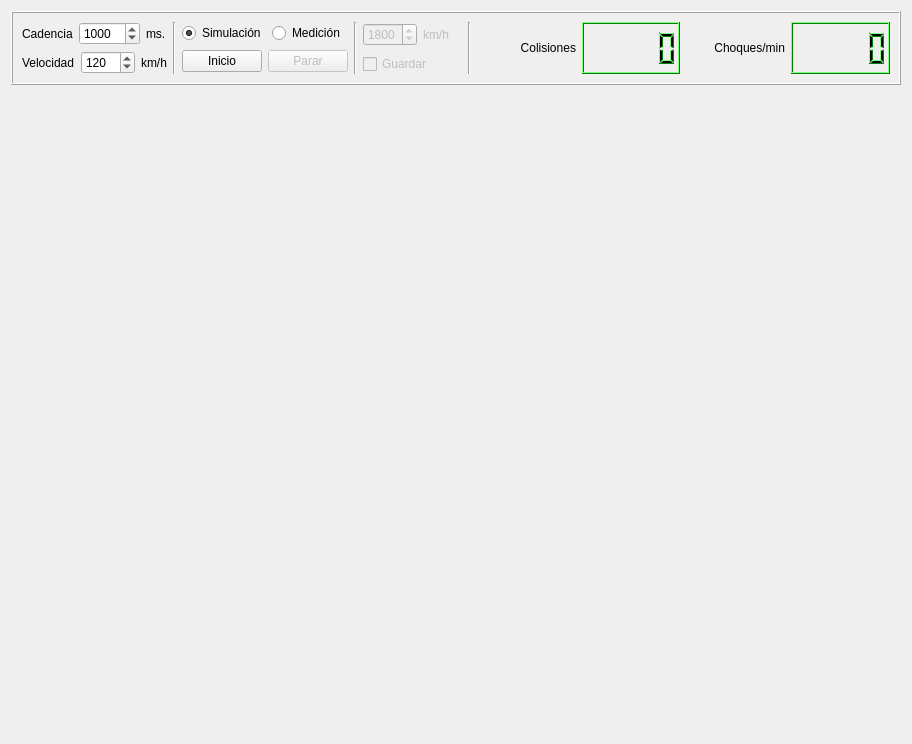
<?xml version="1.0" encoding="UTF-8"?>
<ui version="4.0">
 <class>Widget</class>
 <widget class="QWidget" name="Widget">
  <property name="geometry">
   <rect>
    <x>0</x>
    <y>0</y>
    <width>912</width>
    <height>744</height>
   </rect>
  </property>
  <property name="windowTitle">
   <string>Crash Simulator</string>
  </property>
  <property name="windowIcon">
   <iconset resource="images.qrc">
    <normaloff>:/traffic_lights.png</normaloff>:/traffic_lights.png</iconset>
  </property>
  <layout class="QVBoxLayout" name="verticalLayout_4">
   <item>
    <widget class="QFrame" name="frame">
     <property name="frameShape">
      <enum>QFrame::Box</enum>
     </property>
     <property name="frameShadow">
      <enum>QFrame::Raised</enum>
     </property>
     <layout class="QHBoxLayout" name="horizontalLayout">
      <item>
       <layout class="QVBoxLayout" name="verticalLayout_2">
        <item>
         <layout class="QHBoxLayout" name="horizontalLayout_5">
          <item>
           <widget class="QLabel" name="label">
            <property name="text">
             <string>Cadencia</string>
            </property>
           </widget>
          </item>
          <item>
           <widget class="QSpinBox" name="spinInterval">
            <property name="accelerated">
             <bool>true</bool>
            </property>
            <property name="minimum">
             <number>10</number>
            </property>
            <property name="maximum">
             <number>10000</number>
            </property>
            <property name="value">
             <number>1000</number>
            </property>
           </widget>
          </item>
          <item>
           <widget class="QLabel" name="label_2">
            <property name="text">
             <string>ms.</string>
            </property>
           </widget>
          </item>
         </layout>
        </item>
        <item>
         <layout class="QHBoxLayout" name="horizontalLayout_6">
          <item>
           <widget class="QLabel" name="label_3">
            <property name="text">
             <string>Velocidad</string>
            </property>
           </widget>
          </item>
          <item>
           <widget class="QSpinBox" name="spinSpeed">
            <property name="accelerated">
             <bool>true</bool>
            </property>
            <property name="minimum">
             <number>36</number>
            </property>
            <property name="maximum">
             <number>3600</number>
            </property>
            <property name="singleStep">
             <number>10</number>
            </property>
            <property name="value">
             <number>120</number>
            </property>
           </widget>
          </item>
          <item>
           <widget class="QLabel" name="label_4">
            <property name="text">
             <string>km/h</string>
            </property>
           </widget>
          </item>
         </layout>
        </item>
       </layout>
      </item>
      <item>
       <widget class="Line" name="line">
        <property name="orientation">
         <enum>Qt::Vertical</enum>
        </property>
       </widget>
      </item>
      <item>
       <layout class="QVBoxLayout" name="verticalLayout">
        <item>
         <layout class="QHBoxLayout" name="horizontalLayout_3">
          <item>
           <widget class="QRadioButton" name="rdSimulate">
            <property name="text">
             <string>Simulación</string>
            </property>
            <property name="checked">
             <bool>true</bool>
            </property>
           </widget>
          </item>
          <item>
           <widget class="QRadioButton" name="rdMeasure">
            <property name="text">
             <string>Medición</string>
            </property>
           </widget>
          </item>
         </layout>
        </item>
        <item>
         <layout class="QHBoxLayout" name="horizontalLayout_4">
          <item>
           <widget class="QPushButton" name="btStart">
            <property name="text">
             <string>Inicio</string>
            </property>
           </widget>
          </item>
          <item>
           <widget class="QPushButton" name="btStop">
            <property name="enabled">
             <bool>false</bool>
            </property>
            <property name="text">
             <string>Parar</string>
            </property>
           </widget>
          </item>
         </layout>
        </item>
       </layout>
      </item>
      <item>
       <widget class="Line" name="line_3">
        <property name="orientation">
         <enum>Qt::Vertical</enum>
        </property>
       </widget>
      </item>
      <item>
       <layout class="QVBoxLayout" name="verticalLayout_3">
        <item>
         <layout class="QHBoxLayout" name="horizontalLayout_7">
          <item>
           <widget class="QSpinBox" name="spFalseSpeed">
            <property name="enabled">
             <bool>false</bool>
            </property>
            <property name="minimum">
             <number>600</number>
            </property>
            <property name="maximum">
             <number>3600</number>
            </property>
            <property name="singleStep">
             <number>120</number>
            </property>
            <property name="value">
             <number>1800</number>
            </property>
           </widget>
          </item>
          <item>
           <widget class="QLabel" name="lbFalseUnits">
            <property name="enabled">
             <bool>false</bool>
            </property>
            <property name="text">
             <string>km/h</string>
            </property>
           </widget>
          </item>
         </layout>
        </item>
        <item>
         <widget class="QCheckBox" name="cbLog">
          <property name="enabled">
           <bool>false</bool>
          </property>
          <property name="text">
           <string>Guardar</string>
          </property>
         </widget>
        </item>
       </layout>
      </item>
      <item>
       <widget class="Line" name="line_2">
        <property name="orientation">
         <enum>Qt::Vertical</enum>
        </property>
       </widget>
      </item>
      <item>
       <widget class="QLabel" name="label_5">
        <property name="text">
         <string>Colisiones</string>
        </property>
        <property name="alignment">
         <set>Qt::AlignRight|Qt::AlignTrailing|Qt::AlignVCenter</set>
        </property>
       </widget>
      </item>
      <item>
       <widget class="QLCDNumber" name="lcdCollisions">
        <property name="palette">
         <palette>
          <active>
           <colorrole role="WindowText">
            <brush brushstyle="SolidPattern">
             <color alpha="255">
              <red>0</red>
              <green>0</green>
              <blue>0</blue>
             </color>
            </brush>
           </colorrole>
           <colorrole role="Button">
            <brush brushstyle="SolidPattern">
             <color alpha="255">
              <red>0</red>
              <green>255</green>
              <blue>0</blue>
             </color>
            </brush>
           </colorrole>
           <colorrole role="Light">
            <brush brushstyle="SolidPattern">
             <color alpha="255">
              <red>127</red>
              <green>255</green>
              <blue>127</blue>
             </color>
            </brush>
           </colorrole>
           <colorrole role="Midlight">
            <brush brushstyle="SolidPattern">
             <color alpha="255">
              <red>63</red>
              <green>255</green>
              <blue>63</blue>
             </color>
            </brush>
           </colorrole>
           <colorrole role="Dark">
            <brush brushstyle="SolidPattern">
             <color alpha="255">
              <red>0</red>
              <green>127</green>
              <blue>0</blue>
             </color>
            </brush>
           </colorrole>
           <colorrole role="Mid">
            <brush brushstyle="SolidPattern">
             <color alpha="255">
              <red>0</red>
              <green>170</green>
              <blue>0</blue>
             </color>
            </brush>
           </colorrole>
           <colorrole role="Text">
            <brush brushstyle="SolidPattern">
             <color alpha="255">
              <red>0</red>
              <green>0</green>
              <blue>0</blue>
             </color>
            </brush>
           </colorrole>
           <colorrole role="BrightText">
            <brush brushstyle="SolidPattern">
             <color alpha="255">
              <red>255</red>
              <green>255</green>
              <blue>255</blue>
             </color>
            </brush>
           </colorrole>
           <colorrole role="ButtonText">
            <brush brushstyle="SolidPattern">
             <color alpha="255">
              <red>0</red>
              <green>0</green>
              <blue>0</blue>
             </color>
            </brush>
           </colorrole>
           <colorrole role="Base">
            <brush brushstyle="SolidPattern">
             <color alpha="255">
              <red>255</red>
              <green>255</green>
              <blue>255</blue>
             </color>
            </brush>
           </colorrole>
           <colorrole role="Window">
            <brush brushstyle="SolidPattern">
             <color alpha="255">
              <red>0</red>
              <green>255</green>
              <blue>0</blue>
             </color>
            </brush>
           </colorrole>
           <colorrole role="Shadow">
            <brush brushstyle="SolidPattern">
             <color alpha="255">
              <red>0</red>
              <green>0</green>
              <blue>0</blue>
             </color>
            </brush>
           </colorrole>
           <colorrole role="AlternateBase">
            <brush brushstyle="SolidPattern">
             <color alpha="255">
              <red>127</red>
              <green>255</green>
              <blue>127</blue>
             </color>
            </brush>
           </colorrole>
           <colorrole role="ToolTipBase">
            <brush brushstyle="SolidPattern">
             <color alpha="255">
              <red>255</red>
              <green>255</green>
              <blue>220</blue>
             </color>
            </brush>
           </colorrole>
           <colorrole role="ToolTipText">
            <brush brushstyle="SolidPattern">
             <color alpha="255">
              <red>0</red>
              <green>0</green>
              <blue>0</blue>
             </color>
            </brush>
           </colorrole>
          </active>
          <inactive>
           <colorrole role="WindowText">
            <brush brushstyle="SolidPattern">
             <color alpha="255">
              <red>0</red>
              <green>0</green>
              <blue>0</blue>
             </color>
            </brush>
           </colorrole>
           <colorrole role="Button">
            <brush brushstyle="SolidPattern">
             <color alpha="255">
              <red>0</red>
              <green>255</green>
              <blue>0</blue>
             </color>
            </brush>
           </colorrole>
           <colorrole role="Light">
            <brush brushstyle="SolidPattern">
             <color alpha="255">
              <red>127</red>
              <green>255</green>
              <blue>127</blue>
             </color>
            </brush>
           </colorrole>
           <colorrole role="Midlight">
            <brush brushstyle="SolidPattern">
             <color alpha="255">
              <red>63</red>
              <green>255</green>
              <blue>63</blue>
             </color>
            </brush>
           </colorrole>
           <colorrole role="Dark">
            <brush brushstyle="SolidPattern">
             <color alpha="255">
              <red>0</red>
              <green>127</green>
              <blue>0</blue>
             </color>
            </brush>
           </colorrole>
           <colorrole role="Mid">
            <brush brushstyle="SolidPattern">
             <color alpha="255">
              <red>0</red>
              <green>170</green>
              <blue>0</blue>
             </color>
            </brush>
           </colorrole>
           <colorrole role="Text">
            <brush brushstyle="SolidPattern">
             <color alpha="255">
              <red>0</red>
              <green>0</green>
              <blue>0</blue>
             </color>
            </brush>
           </colorrole>
           <colorrole role="BrightText">
            <brush brushstyle="SolidPattern">
             <color alpha="255">
              <red>255</red>
              <green>255</green>
              <blue>255</blue>
             </color>
            </brush>
           </colorrole>
           <colorrole role="ButtonText">
            <brush brushstyle="SolidPattern">
             <color alpha="255">
              <red>0</red>
              <green>0</green>
              <blue>0</blue>
             </color>
            </brush>
           </colorrole>
           <colorrole role="Base">
            <brush brushstyle="SolidPattern">
             <color alpha="255">
              <red>255</red>
              <green>255</green>
              <blue>255</blue>
             </color>
            </brush>
           </colorrole>
           <colorrole role="Window">
            <brush brushstyle="SolidPattern">
             <color alpha="255">
              <red>0</red>
              <green>255</green>
              <blue>0</blue>
             </color>
            </brush>
           </colorrole>
           <colorrole role="Shadow">
            <brush brushstyle="SolidPattern">
             <color alpha="255">
              <red>0</red>
              <green>0</green>
              <blue>0</blue>
             </color>
            </brush>
           </colorrole>
           <colorrole role="AlternateBase">
            <brush brushstyle="SolidPattern">
             <color alpha="255">
              <red>127</red>
              <green>255</green>
              <blue>127</blue>
             </color>
            </brush>
           </colorrole>
           <colorrole role="ToolTipBase">
            <brush brushstyle="SolidPattern">
             <color alpha="255">
              <red>255</red>
              <green>255</green>
              <blue>220</blue>
             </color>
            </brush>
           </colorrole>
           <colorrole role="ToolTipText">
            <brush brushstyle="SolidPattern">
             <color alpha="255">
              <red>0</red>
              <green>0</green>
              <blue>0</blue>
             </color>
            </brush>
           </colorrole>
          </inactive>
          <disabled>
           <colorrole role="WindowText">
            <brush brushstyle="SolidPattern">
             <color alpha="255">
              <red>0</red>
              <green>127</green>
              <blue>0</blue>
             </color>
            </brush>
           </colorrole>
           <colorrole role="Button">
            <brush brushstyle="SolidPattern">
             <color alpha="255">
              <red>0</red>
              <green>255</green>
              <blue>0</blue>
             </color>
            </brush>
           </colorrole>
           <colorrole role="Light">
            <brush brushstyle="SolidPattern">
             <color alpha="255">
              <red>127</red>
              <green>255</green>
              <blue>127</blue>
             </color>
            </brush>
           </colorrole>
           <colorrole role="Midlight">
            <brush brushstyle="SolidPattern">
             <color alpha="255">
              <red>63</red>
              <green>255</green>
              <blue>63</blue>
             </color>
            </brush>
           </colorrole>
           <colorrole role="Dark">
            <brush brushstyle="SolidPattern">
             <color alpha="255">
              <red>0</red>
              <green>127</green>
              <blue>0</blue>
             </color>
            </brush>
           </colorrole>
           <colorrole role="Mid">
            <brush brushstyle="SolidPattern">
             <color alpha="255">
              <red>0</red>
              <green>170</green>
              <blue>0</blue>
             </color>
            </brush>
           </colorrole>
           <colorrole role="Text">
            <brush brushstyle="SolidPattern">
             <color alpha="255">
              <red>0</red>
              <green>127</green>
              <blue>0</blue>
             </color>
            </brush>
           </colorrole>
           <colorrole role="BrightText">
            <brush brushstyle="SolidPattern">
             <color alpha="255">
              <red>255</red>
              <green>255</green>
              <blue>255</blue>
             </color>
            </brush>
           </colorrole>
           <colorrole role="ButtonText">
            <brush brushstyle="SolidPattern">
             <color alpha="255">
              <red>0</red>
              <green>127</green>
              <blue>0</blue>
             </color>
            </brush>
           </colorrole>
           <colorrole role="Base">
            <brush brushstyle="SolidPattern">
             <color alpha="255">
              <red>0</red>
              <green>255</green>
              <blue>0</blue>
             </color>
            </brush>
           </colorrole>
           <colorrole role="Window">
            <brush brushstyle="SolidPattern">
             <color alpha="255">
              <red>0</red>
              <green>255</green>
              <blue>0</blue>
             </color>
            </brush>
           </colorrole>
           <colorrole role="Shadow">
            <brush brushstyle="SolidPattern">
             <color alpha="255">
              <red>0</red>
              <green>0</green>
              <blue>0</blue>
             </color>
            </brush>
           </colorrole>
           <colorrole role="AlternateBase">
            <brush brushstyle="SolidPattern">
             <color alpha="255">
              <red>0</red>
              <green>255</green>
              <blue>0</blue>
             </color>
            </brush>
           </colorrole>
           <colorrole role="ToolTipBase">
            <brush brushstyle="SolidPattern">
             <color alpha="255">
              <red>255</red>
              <green>255</green>
              <blue>220</blue>
             </color>
            </brush>
           </colorrole>
           <colorrole role="ToolTipText">
            <brush brushstyle="SolidPattern">
             <color alpha="255">
              <red>0</red>
              <green>0</green>
              <blue>0</blue>
             </color>
            </brush>
           </colorrole>
          </disabled>
         </palette>
        </property>
       </widget>
      </item>
      <item>
       <widget class="QLabel" name="label_6">
        <property name="text">
         <string>Choques/min</string>
        </property>
        <property name="alignment">
         <set>Qt::AlignRight|Qt::AlignTrailing|Qt::AlignVCenter</set>
        </property>
       </widget>
      </item>
      <item>
       <widget class="QLCDNumber" name="lcdAverage">
        <property name="palette">
         <palette>
          <active>
           <colorrole role="WindowText">
            <brush brushstyle="SolidPattern">
             <color alpha="255">
              <red>0</red>
              <green>0</green>
              <blue>0</blue>
             </color>
            </brush>
           </colorrole>
           <colorrole role="Button">
            <brush brushstyle="SolidPattern">
             <color alpha="255">
              <red>0</red>
              <green>255</green>
              <blue>0</blue>
             </color>
            </brush>
           </colorrole>
           <colorrole role="Light">
            <brush brushstyle="SolidPattern">
             <color alpha="255">
              <red>127</red>
              <green>255</green>
              <blue>127</blue>
             </color>
            </brush>
           </colorrole>
           <colorrole role="Midlight">
            <brush brushstyle="SolidPattern">
             <color alpha="255">
              <red>63</red>
              <green>255</green>
              <blue>63</blue>
             </color>
            </brush>
           </colorrole>
           <colorrole role="Dark">
            <brush brushstyle="SolidPattern">
             <color alpha="255">
              <red>0</red>
              <green>127</green>
              <blue>0</blue>
             </color>
            </brush>
           </colorrole>
           <colorrole role="Mid">
            <brush brushstyle="SolidPattern">
             <color alpha="255">
              <red>0</red>
              <green>170</green>
              <blue>0</blue>
             </color>
            </brush>
           </colorrole>
           <colorrole role="Text">
            <brush brushstyle="SolidPattern">
             <color alpha="255">
              <red>0</red>
              <green>0</green>
              <blue>0</blue>
             </color>
            </brush>
           </colorrole>
           <colorrole role="BrightText">
            <brush brushstyle="SolidPattern">
             <color alpha="255">
              <red>255</red>
              <green>255</green>
              <blue>255</blue>
             </color>
            </brush>
           </colorrole>
           <colorrole role="ButtonText">
            <brush brushstyle="SolidPattern">
             <color alpha="255">
              <red>0</red>
              <green>0</green>
              <blue>0</blue>
             </color>
            </brush>
           </colorrole>
           <colorrole role="Base">
            <brush brushstyle="SolidPattern">
             <color alpha="255">
              <red>255</red>
              <green>255</green>
              <blue>255</blue>
             </color>
            </brush>
           </colorrole>
           <colorrole role="Window">
            <brush brushstyle="SolidPattern">
             <color alpha="255">
              <red>0</red>
              <green>255</green>
              <blue>0</blue>
             </color>
            </brush>
           </colorrole>
           <colorrole role="Shadow">
            <brush brushstyle="SolidPattern">
             <color alpha="255">
              <red>0</red>
              <green>0</green>
              <blue>0</blue>
             </color>
            </brush>
           </colorrole>
           <colorrole role="AlternateBase">
            <brush brushstyle="SolidPattern">
             <color alpha="255">
              <red>127</red>
              <green>255</green>
              <blue>127</blue>
             </color>
            </brush>
           </colorrole>
           <colorrole role="ToolTipBase">
            <brush brushstyle="SolidPattern">
             <color alpha="255">
              <red>255</red>
              <green>255</green>
              <blue>220</blue>
             </color>
            </brush>
           </colorrole>
           <colorrole role="ToolTipText">
            <brush brushstyle="SolidPattern">
             <color alpha="255">
              <red>0</red>
              <green>0</green>
              <blue>0</blue>
             </color>
            </brush>
           </colorrole>
          </active>
          <inactive>
           <colorrole role="WindowText">
            <brush brushstyle="SolidPattern">
             <color alpha="255">
              <red>0</red>
              <green>0</green>
              <blue>0</blue>
             </color>
            </brush>
           </colorrole>
           <colorrole role="Button">
            <brush brushstyle="SolidPattern">
             <color alpha="255">
              <red>0</red>
              <green>255</green>
              <blue>0</blue>
             </color>
            </brush>
           </colorrole>
           <colorrole role="Light">
            <brush brushstyle="SolidPattern">
             <color alpha="255">
              <red>127</red>
              <green>255</green>
              <blue>127</blue>
             </color>
            </brush>
           </colorrole>
           <colorrole role="Midlight">
            <brush brushstyle="SolidPattern">
             <color alpha="255">
              <red>63</red>
              <green>255</green>
              <blue>63</blue>
             </color>
            </brush>
           </colorrole>
           <colorrole role="Dark">
            <brush brushstyle="SolidPattern">
             <color alpha="255">
              <red>0</red>
              <green>127</green>
              <blue>0</blue>
             </color>
            </brush>
           </colorrole>
           <colorrole role="Mid">
            <brush brushstyle="SolidPattern">
             <color alpha="255">
              <red>0</red>
              <green>170</green>
              <blue>0</blue>
             </color>
            </brush>
           </colorrole>
           <colorrole role="Text">
            <brush brushstyle="SolidPattern">
             <color alpha="255">
              <red>0</red>
              <green>0</green>
              <blue>0</blue>
             </color>
            </brush>
           </colorrole>
           <colorrole role="BrightText">
            <brush brushstyle="SolidPattern">
             <color alpha="255">
              <red>255</red>
              <green>255</green>
              <blue>255</blue>
             </color>
            </brush>
           </colorrole>
           <colorrole role="ButtonText">
            <brush brushstyle="SolidPattern">
             <color alpha="255">
              <red>0</red>
              <green>0</green>
              <blue>0</blue>
             </color>
            </brush>
           </colorrole>
           <colorrole role="Base">
            <brush brushstyle="SolidPattern">
             <color alpha="255">
              <red>255</red>
              <green>255</green>
              <blue>255</blue>
             </color>
            </brush>
           </colorrole>
           <colorrole role="Window">
            <brush brushstyle="SolidPattern">
             <color alpha="255">
              <red>0</red>
              <green>255</green>
              <blue>0</blue>
             </color>
            </brush>
           </colorrole>
           <colorrole role="Shadow">
            <brush brushstyle="SolidPattern">
             <color alpha="255">
              <red>0</red>
              <green>0</green>
              <blue>0</blue>
             </color>
            </brush>
           </colorrole>
           <colorrole role="AlternateBase">
            <brush brushstyle="SolidPattern">
             <color alpha="255">
              <red>127</red>
              <green>255</green>
              <blue>127</blue>
             </color>
            </brush>
           </colorrole>
           <colorrole role="ToolTipBase">
            <brush brushstyle="SolidPattern">
             <color alpha="255">
              <red>255</red>
              <green>255</green>
              <blue>220</blue>
             </color>
            </brush>
           </colorrole>
           <colorrole role="ToolTipText">
            <brush brushstyle="SolidPattern">
             <color alpha="255">
              <red>0</red>
              <green>0</green>
              <blue>0</blue>
             </color>
            </brush>
           </colorrole>
          </inactive>
          <disabled>
           <colorrole role="WindowText">
            <brush brushstyle="SolidPattern">
             <color alpha="255">
              <red>0</red>
              <green>127</green>
              <blue>0</blue>
             </color>
            </brush>
           </colorrole>
           <colorrole role="Button">
            <brush brushstyle="SolidPattern">
             <color alpha="255">
              <red>0</red>
              <green>255</green>
              <blue>0</blue>
             </color>
            </brush>
           </colorrole>
           <colorrole role="Light">
            <brush brushstyle="SolidPattern">
             <color alpha="255">
              <red>127</red>
              <green>255</green>
              <blue>127</blue>
             </color>
            </brush>
           </colorrole>
           <colorrole role="Midlight">
            <brush brushstyle="SolidPattern">
             <color alpha="255">
              <red>63</red>
              <green>255</green>
              <blue>63</blue>
             </color>
            </brush>
           </colorrole>
           <colorrole role="Dark">
            <brush brushstyle="SolidPattern">
             <color alpha="255">
              <red>0</red>
              <green>127</green>
              <blue>0</blue>
             </color>
            </brush>
           </colorrole>
           <colorrole role="Mid">
            <brush brushstyle="SolidPattern">
             <color alpha="255">
              <red>0</red>
              <green>170</green>
              <blue>0</blue>
             </color>
            </brush>
           </colorrole>
           <colorrole role="Text">
            <brush brushstyle="SolidPattern">
             <color alpha="255">
              <red>0</red>
              <green>127</green>
              <blue>0</blue>
             </color>
            </brush>
           </colorrole>
           <colorrole role="BrightText">
            <brush brushstyle="SolidPattern">
             <color alpha="255">
              <red>255</red>
              <green>255</green>
              <blue>255</blue>
             </color>
            </brush>
           </colorrole>
           <colorrole role="ButtonText">
            <brush brushstyle="SolidPattern">
             <color alpha="255">
              <red>0</red>
              <green>127</green>
              <blue>0</blue>
             </color>
            </brush>
           </colorrole>
           <colorrole role="Base">
            <brush brushstyle="SolidPattern">
             <color alpha="255">
              <red>0</red>
              <green>255</green>
              <blue>0</blue>
             </color>
            </brush>
           </colorrole>
           <colorrole role="Window">
            <brush brushstyle="SolidPattern">
             <color alpha="255">
              <red>0</red>
              <green>255</green>
              <blue>0</blue>
             </color>
            </brush>
           </colorrole>
           <colorrole role="Shadow">
            <brush brushstyle="SolidPattern">
             <color alpha="255">
              <red>0</red>
              <green>0</green>
              <blue>0</blue>
             </color>
            </brush>
           </colorrole>
           <colorrole role="AlternateBase">
            <brush brushstyle="SolidPattern">
             <color alpha="255">
              <red>0</red>
              <green>255</green>
              <blue>0</blue>
             </color>
            </brush>
           </colorrole>
           <colorrole role="ToolTipBase">
            <brush brushstyle="SolidPattern">
             <color alpha="255">
              <red>255</red>
              <green>255</green>
              <blue>220</blue>
             </color>
            </brush>
           </colorrole>
           <colorrole role="ToolTipText">
            <brush brushstyle="SolidPattern">
             <color alpha="255">
              <red>0</red>
              <green>0</green>
              <blue>0</blue>
             </color>
            </brush>
           </colorrole>
          </disabled>
         </palette>
        </property>
       </widget>
      </item>
     </layout>
    </widget>
   </item>
   <item>
    <layout class="QHBoxLayout" name="horizontalLayout_2">
     <item>
      <spacer name="horizontalSpacer">
       <property name="orientation">
        <enum>Qt::Horizontal</enum>
       </property>
       <property name="sizeHint" stdset="0">
        <size>
         <width>40</width>
         <height>20</height>
        </size>
       </property>
      </spacer>
     </item>
     <item>
      <widget class="QWidget" name="canvas" native="true">
       <property name="minimumSize">
        <size>
         <width>800</width>
         <height>600</height>
        </size>
       </property>
       <property name="maximumSize">
        <size>
         <width>800</width>
         <height>600</height>
        </size>
       </property>
      </widget>
     </item>
     <item>
      <spacer name="horizontalSpacer_2">
       <property name="orientation">
        <enum>Qt::Horizontal</enum>
       </property>
       <property name="sizeHint" stdset="0">
        <size>
         <width>40</width>
         <height>20</height>
        </size>
       </property>
      </spacer>
     </item>
    </layout>
   </item>
   <item>
    <spacer name="verticalSpacer">
     <property name="orientation">
      <enum>Qt::Vertical</enum>
     </property>
     <property name="sizeHint" stdset="0">
      <size>
       <width>20</width>
       <height>40</height>
      </size>
     </property>
    </spacer>
   </item>
  </layout>
 </widget>
 <resources>
  <include location="images.qrc"/>
 </resources>
 <connections>
  <connection>
   <sender>rdMeasure</sender>
   <signal>toggled(bool)</signal>
   <receiver>spFalseSpeed</receiver>
   <slot>setEnabled(bool)</slot>
   <hints>
    <hint type="sourcelabel">
     <x>361</x>
     <y>33</y>
    </hint>
    <hint type="destinationlabel">
     <x>449</x>
     <y>69</y>
    </hint>
   </hints>
  </connection>
  <connection>
   <sender>rdMeasure</sender>
   <signal>toggled(bool)</signal>
   <receiver>lbFalseUnits</receiver>
   <slot>setEnabled(bool)</slot>
   <hints>
    <hint type="sourcelabel">
     <x>361</x>
     <y>33</y>
    </hint>
    <hint type="destinationlabel">
     <x>504</x>
     <y>69</y>
    </hint>
   </hints>
  </connection>
  <connection>
   <sender>rdMeasure</sender>
   <signal>toggled(bool)</signal>
   <receiver>cbLog</receiver>
   <slot>setEnabled(bool)</slot>
   <hints>
    <hint type="sourcelabel">
     <x>282</x>
     <y>29</y>
    </hint>
    <hint type="destinationlabel">
     <x>389</x>
     <y>61</y>
    </hint>
   </hints>
  </connection>
 </connections>
</ui>
